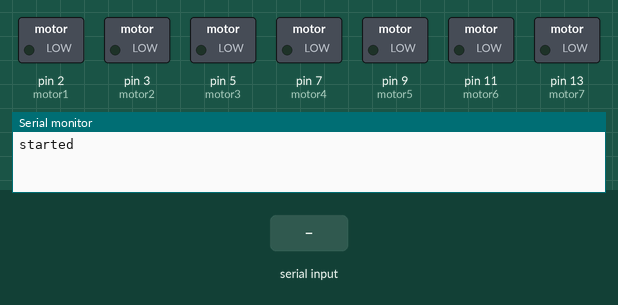
This sketch was run on a simulated Arduino Uno, built with avr-gcc and run on an emulated ATmega328P. Parts: switched loads named in the sketch (green lamp = pin HIGH), the last lines printed to the serial monitor. The test bench sets the inputs (shaded band).

Above: at 1.2 s.
1.3 s: "reset,1\n" received over Serial
At 2.0 s:
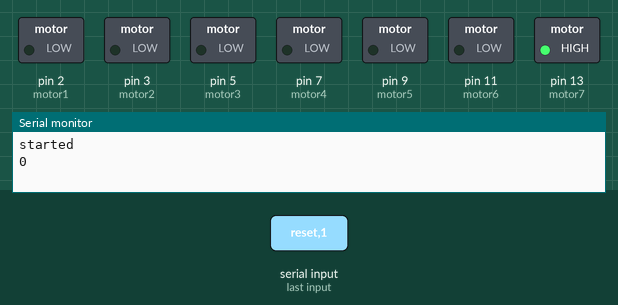
4.3 s: "90,45\n" received over Serial
At 5.6 s:
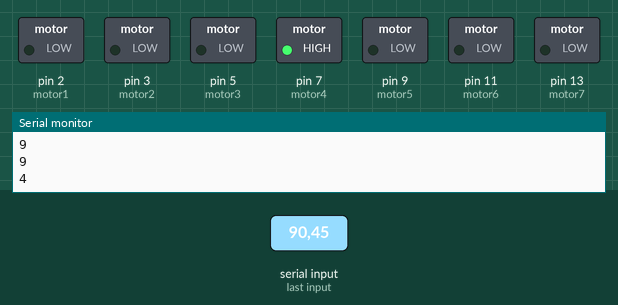
7.3 s: "30,150\n" received over Serial
At 7.7 s:
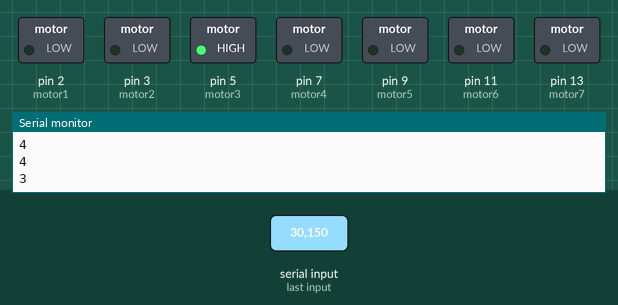
9.6 s: "2\n" received over Serial
At 10.2 s:
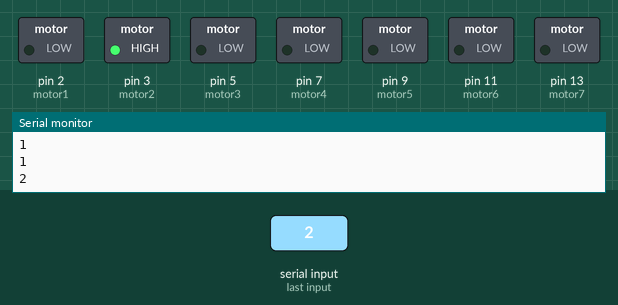
11.9 s: "5\n" received over Serial
At 12.2 s:
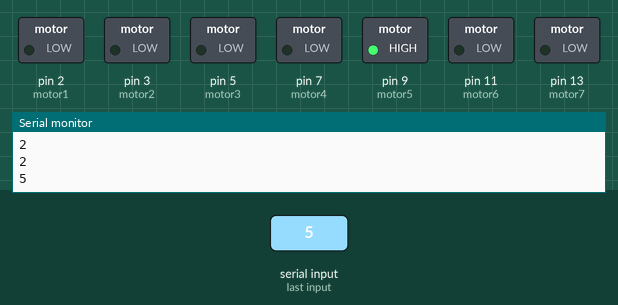
14.2 s: "reset,150\n" received over Serial
At 15.6 s:
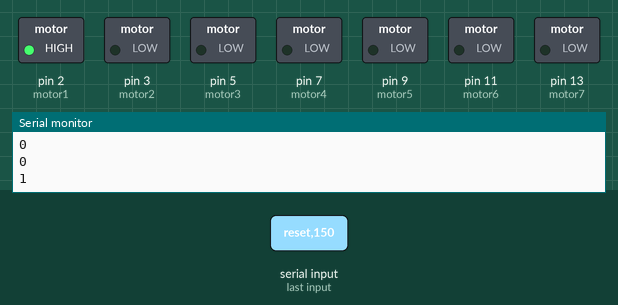
Timing chart, 0 to 17.5 s (numbered marks = the images above; inputs shaded):
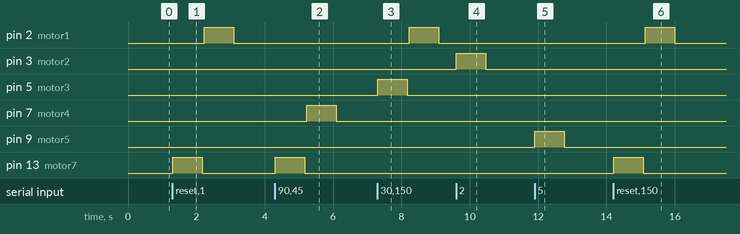

The sketch:

glove.ino
```cpp
const int motor1 = 2;
const int motor2 = 3;
const int motor3 = 5;
const int motor4 = 7;
const int motor5 = 9;
const int motor6 = 11;
const int motor7 = 13;

const int vibration_duration = 869;//869;

void testMotor(int motor)
{
    digitalWrite(motor, HIGH);
    digitalWrite(motor3, HIGH);
    delay(vibration_duration);
    digitalWrite(motor, LOW);
    digitalWrite(motor3, LOW);
}

void setup()
{
  Serial.begin(9600);
  pinMode(motor1, OUTPUT);
  pinMode(motor2, OUTPUT);
  pinMode(motor3, OUTPUT);
  pinMode(motor4, OUTPUT);
  pinMode(motor5, OUTPUT);
  pinMode(motor6, OUTPUT);
  pinMode(motor7, OUTPUT);
  Serial.println("started");
}

int mapToMotor(int finger) {
  Serial.println(finger);
  if(finger == 1) {
    return motor1;
  } else if(finger == 2) {
    return motor2;
  } else if(finger == 3) {
    return motor3;
  } else if(finger == 4) {
    return motor4;
  } else if(finger == 5) {
    return motor5;
  } else if(finger == 6) {
    return motor6;
  } else {
    return motor7;
  }
}

void playSong(String input) {
  int ind = input.indexOf(',');  //finds location of first ,
  String fingers = input.substring(0, ind);
  String remainingFingers = fingers;
  int ind_fingers = -1;
  do {
    remainingFingers = remainingFingers.substring(ind_fingers+1);
    int motor = mapToMotor(remainingFingers.substring(0, 1).toInt());
    digitalWrite(motor, HIGH);
    ind_fingers = remainingFingers.indexOf(';');
  } while (ind_fingers>0);
  delay(vibration_duration);
  remainingFingers = fingers;
  ind_fingers = -1;
  do {
    remainingFingers = remainingFingers.substring(ind_fingers+1);
    int motor = mapToMotor(remainingFingers.substring(0, 1).toInt());
    digitalWrite(motor, LOW);
    ind_fingers = remainingFingers.indexOf(';');
  } while (ind_fingers>0);
  delay(48);
  if (ind > 0) {
    playSong(input.substring(ind+1));
  }
}

void test() {
  digitalWrite(motor1, HIGH);
  delay(vibration_duration+48);
  digitalWrite(motor1, LOW);
  digitalWrite(motor2, HIGH);
  delay(vibration_duration+48);
  digitalWrite(motor2, LOW);
  digitalWrite(motor3, HIGH);
  delay(vibration_duration+48);
  digitalWrite(motor3, LOW);
  digitalWrite(motor4, HIGH);
  delay(vibration_duration+48);
  digitalWrite(motor4, LOW);
  digitalWrite(motor5, HIGH);
  delay(vibration_duration+48);
  digitalWrite(motor5, LOW);
  digitalWrite(motor6, HIGH);
  delay(vibration_duration+48);
  digitalWrite(motor6, LOW);
  digitalWrite(motor7, HIGH);
  delay(vibration_duration+48);
  digitalWrite(motor7, LOW);
}

void loop() {
  //test();
  if(Serial.available()){
    String input = Serial.readStringUntil('\n');
    if( input == "reset"){
      // reset motors
    } else {
      playSong(input);
    }
  }
}
```

Measured:
- after the input at 1.3 s, pin 2 (motor1): LOW → HIGH after 0.93 s, → LOW 0.87 s later; pin 13 (motor7): LOW → HIGH at once, → LOW 0.87 s later
- after the input at 4.3 s, pin 7 (motor4): LOW → HIGH after 0.92 s, → LOW 0.87 s later; pin 13 (motor7): LOW → HIGH at once, → LOW 0.87 s later
- after the input at 7.3 s, pin 2 (motor1): LOW → HIGH after 0.93 s, → LOW 0.87 s later; pin 5 (motor3): LOW → HIGH at once, → LOW 0.87 s later
- after the input at 9.6 s, pin 3 (motor2): LOW → HIGH at once, → LOW 0.87 s later
- after the input at 11.9 s, pin 9 (motor5): LOW → HIGH at once, → LOW 0.87 s later
- after the input at 14.2 s, pin 2 (motor1): LOW → HIGH after 0.93 s, → LOW 0.87 s later; pin 13 (motor7): LOW → HIGH at once, → LOW 0.87 s later
